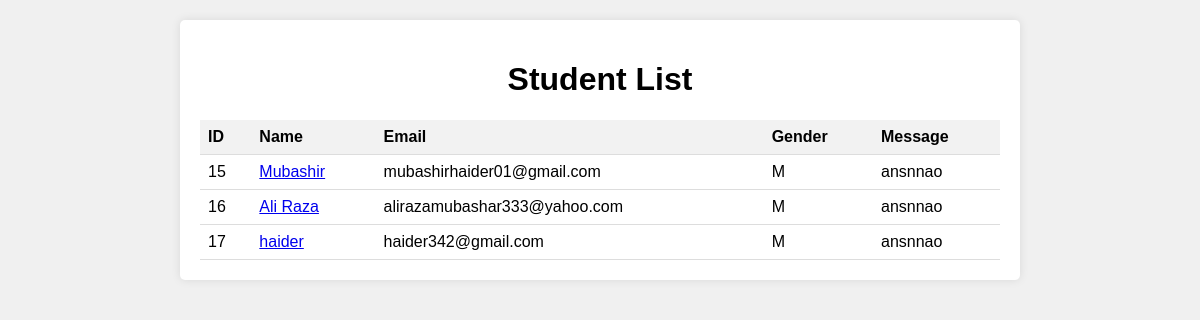
The page /djangoform/students/ on the database as committed earlier.
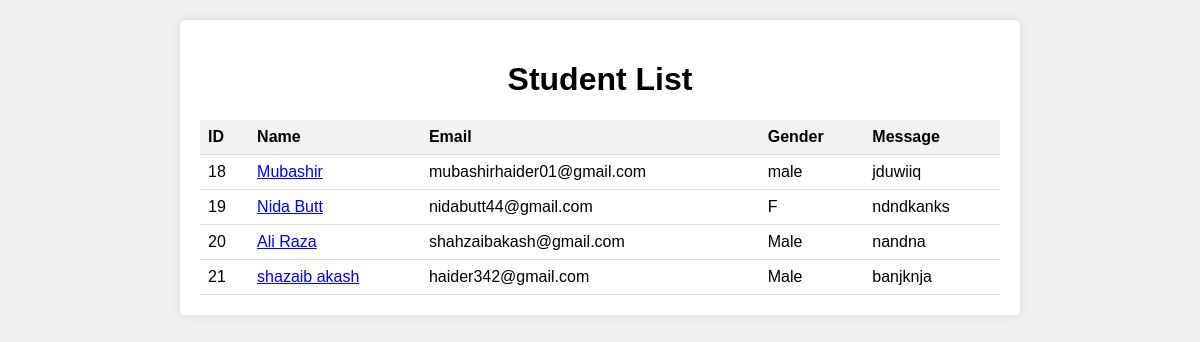
The same page on the database as committed later.
### djangoforms/models.py (models this page shows, shortened)
class Student(models.Model):
    name = models.CharField(max_length=50)
    email = models.EmailField(max_length=254, unique=True)
    gender = models.CharField(max_length=50)
    message = models.TextField(null=True, blank=True)
    class Meta:
        verbose_name = ("Student")
        verbose_name_plural = ("Students")

### djangoforms/views.py (the view)
# urls.py: path('students/', student_list, name='students'),
def student_list(request):
    students = Student.objects.all()
    context = {
        'students' : students
    }
    return render(request, 'studentlist.html', context=context)

### djangoforms/templates/studentlist.html (shortened to what this page needs)
<!DOCTYPE html>
<html lang="en">
<head>
    {% load static %}
    <link rel="stylesheet" type="text/css" href="{% static 'css/studentlist.css' %}">
</head>
<body>
    <div class="container">
        <h1>Student List</h1>
        <table>
            <thead>
                <tr>
                    <th>ID</th>
                    <th>Name</th>
                    <th>Email</th>
                    <th>Gender</th>
                    <th>Message</th>
                </tr>
            </thead>
            <tbody>
                {% for student in students %}
                <tr>
                    <td>{{ student.id }}</td>
                    <td><a href="{% url 'student_detail' student.id %}">{{ student.name }}</a></td>
                    <td>{{ student.email }}</td>
                    <td>{{ student.gender }}</td>
                    <td>{{ student.message }}</td>
                </tr>
                {% endfor %}
            </tbody>
        </table>
    </div>
</body>
</html>

Rows that differ between the two databases and show on the page:
removed Student: id "15", name "Mubashir", email "mubashirhaider01@gmail.com", gender "M", message "ansnnao"
removed Student: id "16", name "Ali Raza", email "alirazamubashar333@yahoo.com", gender "M", message "ansnnao"
removed Student: id "17", name "haider", email "haider342@gmail.com", gender "M", message "ansnnao"
added Student: id "18", name "Mubashir", email "mubashirhaider01@gmail.com", gender "male", message "jduwiiq"
added Student: id "19", name "Nida Butt", email "nidabutt44@gmail.com", gender "F", message "ndndkanks"
added Student: id "20", name "Ali Raza", email "shahzaibakash@gmail.com", gender "Male", message "nandna"
added Student: id "21", name "shazaib akash", email "haider342@gmail.com", gender "Male", message "banjknja"
